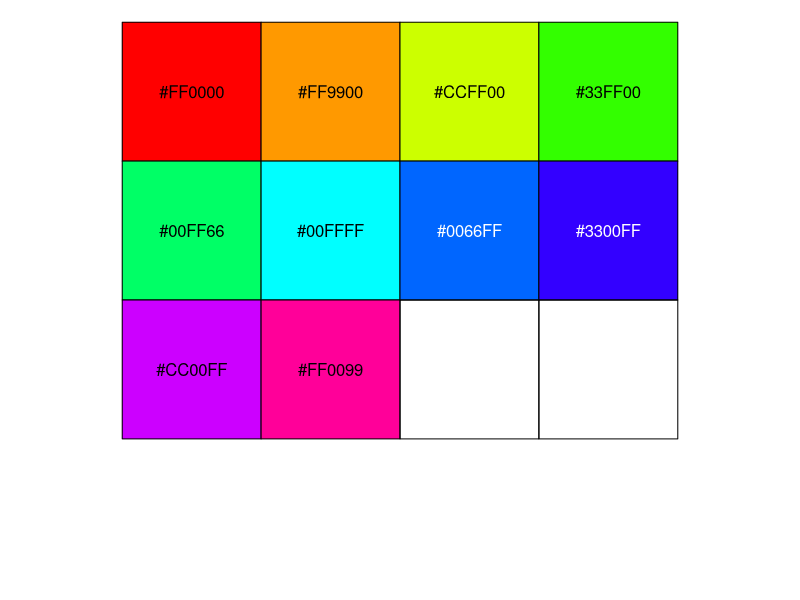
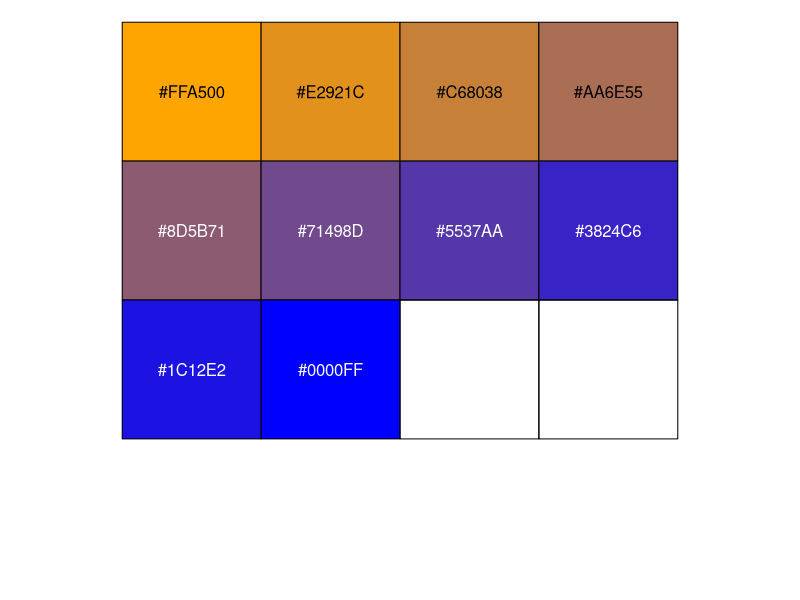
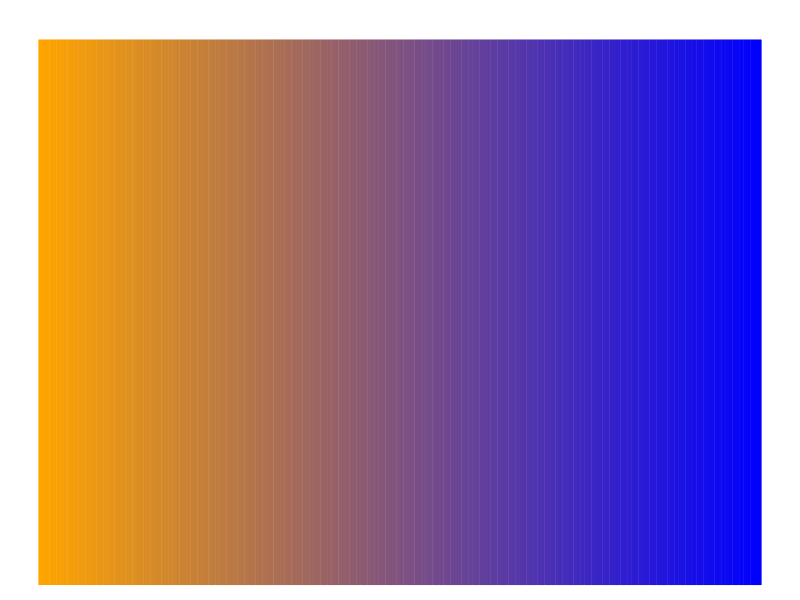
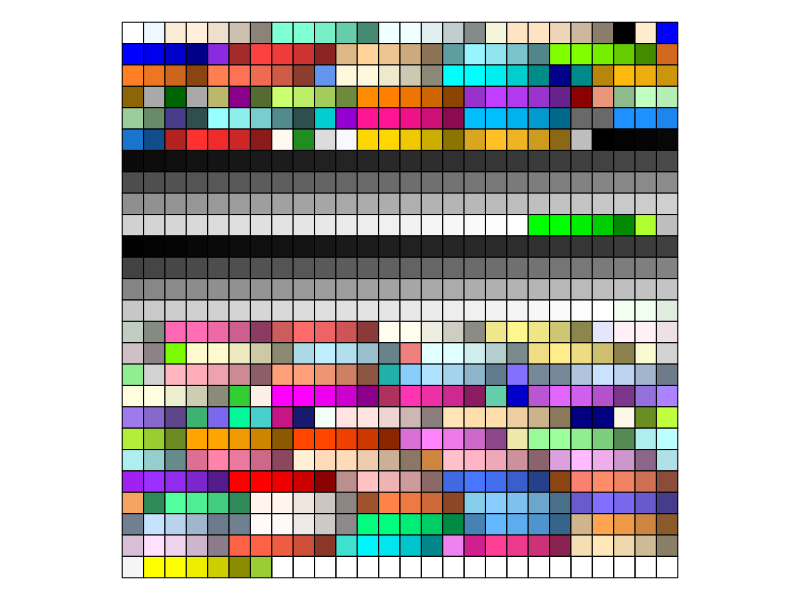
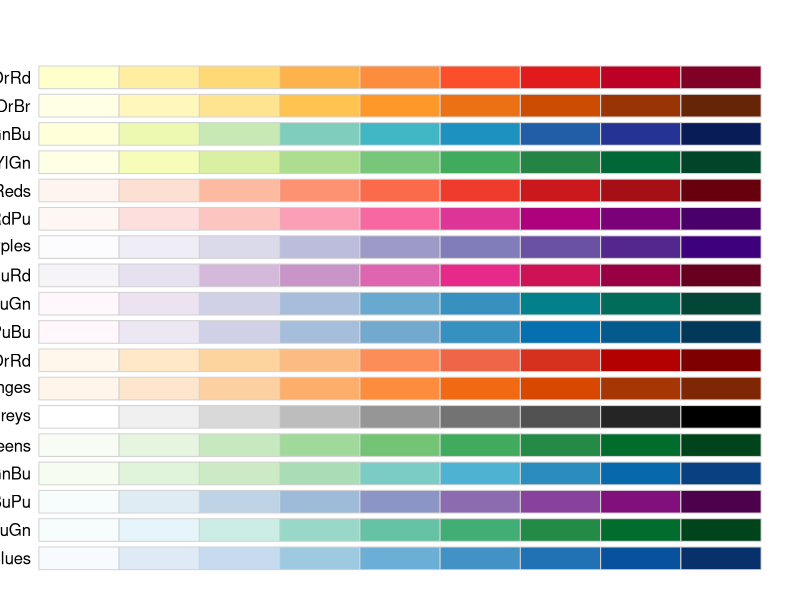
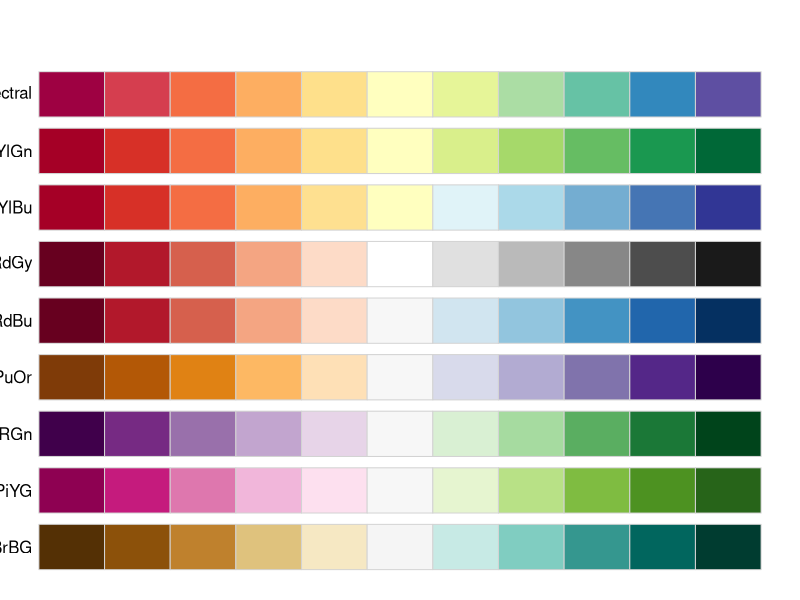
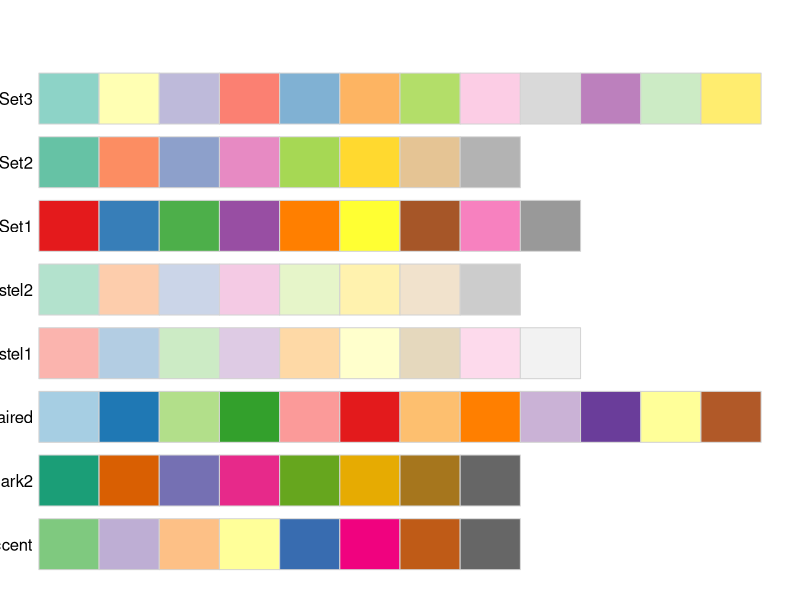
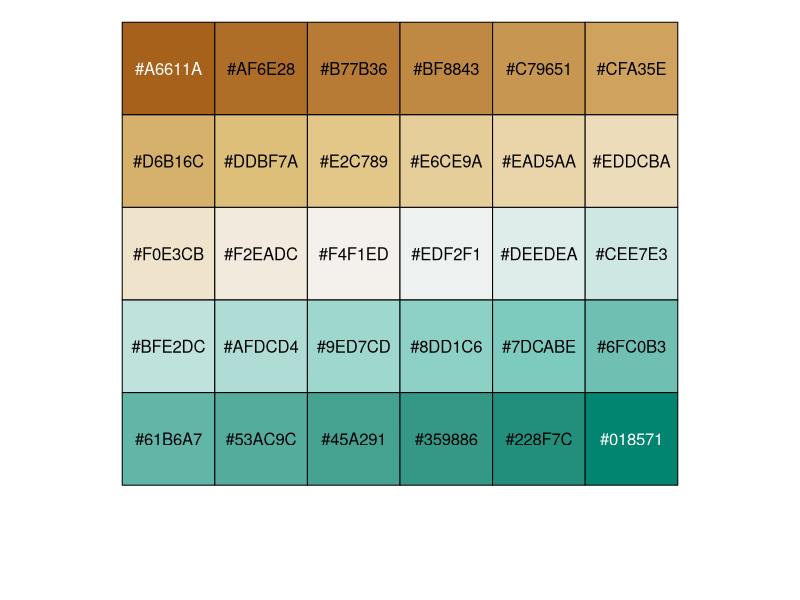

Source code (R) for these figures, in order:
## ----setup, include=FALSE------------------------------------------------
knitr::opts_chunk$set(collapse = TRUE, comment = "#>", fig.width = 7, fig.height = 7, fig.align = "center")
library(scales)
library(RColorBrewer)

## ----cars----------------------------------------------------------------
n <- 10
rainbow(n, s = 1, v = 1, start = 0, end = max(1, n - 1)/n, alpha = 1)
heat.colors(n, alpha = 1)
terrain.colors(n, alpha = 1)
topo.colors(n, alpha = 1)
cm.colors(n, alpha = 1)


## ----pressure------------------------------------------------------------
show_col(rainbow(10),labels = T)

## ------------------------------------------------------------------------
oblue <- colorRampPalette(c("orange", "blue"))
show_col(oblue(10),labels = T)

## ------------------------------------------------------------------------
n <- 200
temp.col <- oblue(n)
par(mar = c(0.5,0.5,2,0.5))
barplot(rep(1,times = n),col = temp.col, border = temp.col, horiz = F, axes = FALSE)


## ------------------------------------------------------------------------
head(colors(), 12)

## ------------------------------------------------------------------------
show_col(colours(), labels = F)

## ----eval=FALSE----------------------------------------------------------
#  display.brewer.all(type = "all")

## ------------------------------------------------------------------------
display.brewer.all(type = "seq")  


## ------------------------------------------------------------------------
display.brewer.all(type = "div")  

## ------------------------------------------------------------------------
display.brewer.all(type = "qual")  

## ------------------------------------------------------------------------
cols <- brewer_pal(palette = "Greens")(5)
cols

## ------------------------------------------------------------------------
cols <- brewer_pal("div")(5)
show_col(gradient_n_pal(cols)(seq(0, 1, length.out = 30)))


